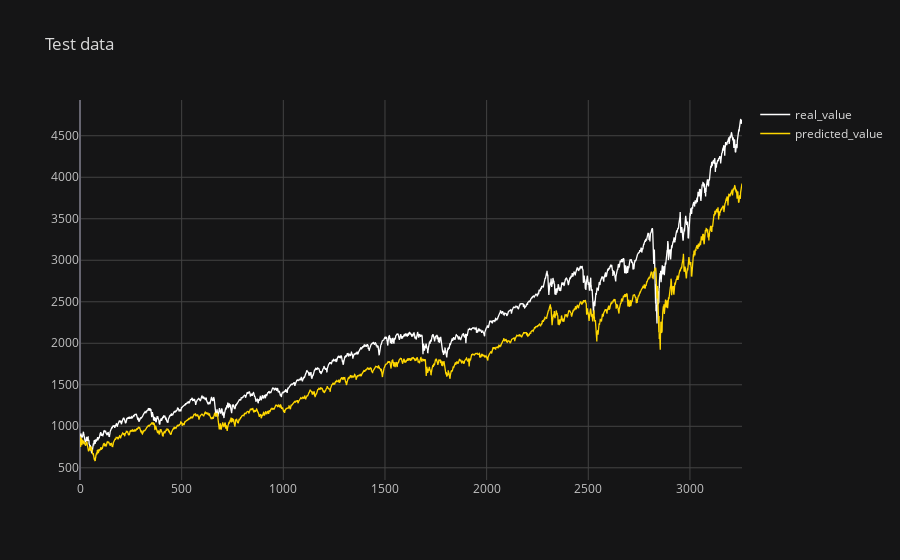

Notebook code for this chart:
### Code cell
# # Predict one following sample, taking the nb_samples last real values or lastly predicted values of S&P500
nb_test = len(dataset_test)
nb_samples = config["dataset_test"]["nb_samples"]
print("longueur du dataset test = ", nb_test)
y_truth = []
y_hat = []
x, y = dataset_test.__getitem__(0)
x, y = x.to(device), y.to(device)

for i in range(nb_test):

  _, y = dataset_test.__getitem__(i)

  # Normalization value for the current batch, needed to reproduce real value
  norm_value = dataset_test.get_normalization_value(i)
  x = torch.unsqueeze(torch.unsqueeze(x, 0), -1).float()
  x = x.to(device)

  # model computations + prediction
  y_pred = model.forward(x)

  # Ajout du y_pred à la fin du tenseur x et retrait de sa première valeur pour incrémenter d'une période temporelle
  x = torch.cat((torch.squeeze(x)[1:nb_samples], y_pred.reshape(1)))

  y_truth.append(torch.Tensor.cpu(y).detach().numpy()*norm_value)
  y_hat.append(float(torch.Tensor.cpu(y_pred).detach().numpy())*norm_value)

df = pd.DataFrame({
    "sample_id":np.arange(len(dataset_test)),
    "real_value":y_truth,
    "predicted_value":y_hat
    })

configure_plotly_browser_state()
df.iplot(kind='line', x='sample_id', y=['real_value','predicted_value'], color=['white', 'gold'], 
         theme='solar', mode='lines', title='Test data')
plt.show()

### Figure 1 — Plotly figure (JSON) as saved in the notebook; plotly's stock layout.template omitted (floating-point values rounded to 4 significant figures; data arrays with more than 128 entries replaced by an {"elided": "..."} marker saying what was removed)
{"data": [{"name": "real_value", "text": "", "mode": "lines", "y": {"elided": "3257 float values"}, "x": {"elided": "3257 int values"}, "line": {"color": "rgba(255, 255, 255, 1.0)", "dash": "solid", "shape": "linear", "width": 1.3}, "type": "scatter"}, {"name": "predicted_value", "text": "", "mode": "lines", "y": {"elided": "3257 float values"}, "x": {"elided": "3257 int values"}, "line": {"color": "rgba(255, 215, 0, 1.0)", "dash": "solid", "shape": "linear", "width": 1.3}, "type": "scatter"}], "layout": {"title": {"text": "Test data", "font": {"color": "#D9D9D9"}}, "paper_bgcolor": "#151516", "plot_bgcolor": "#151516", "yaxis": {"tickfont": {"color": "#C2C2C2"}, "zerolinecolor": "#666570", "title": {"text": "", "font": {"color": "#D9D9D9"}}, "gridcolor": "#434343", "showgrid": true}, "xaxis": {"tickfont": {"color": "#C2C2C2"}, "zerolinecolor": "#666570", "title": {"text": "", "font": {"color": "#D9D9D9"}}, "gridcolor": "#434343", "showgrid": true}, "legend": {"bgcolor": "#151516", "font": {"color": "#D9D9D9"}}}}
